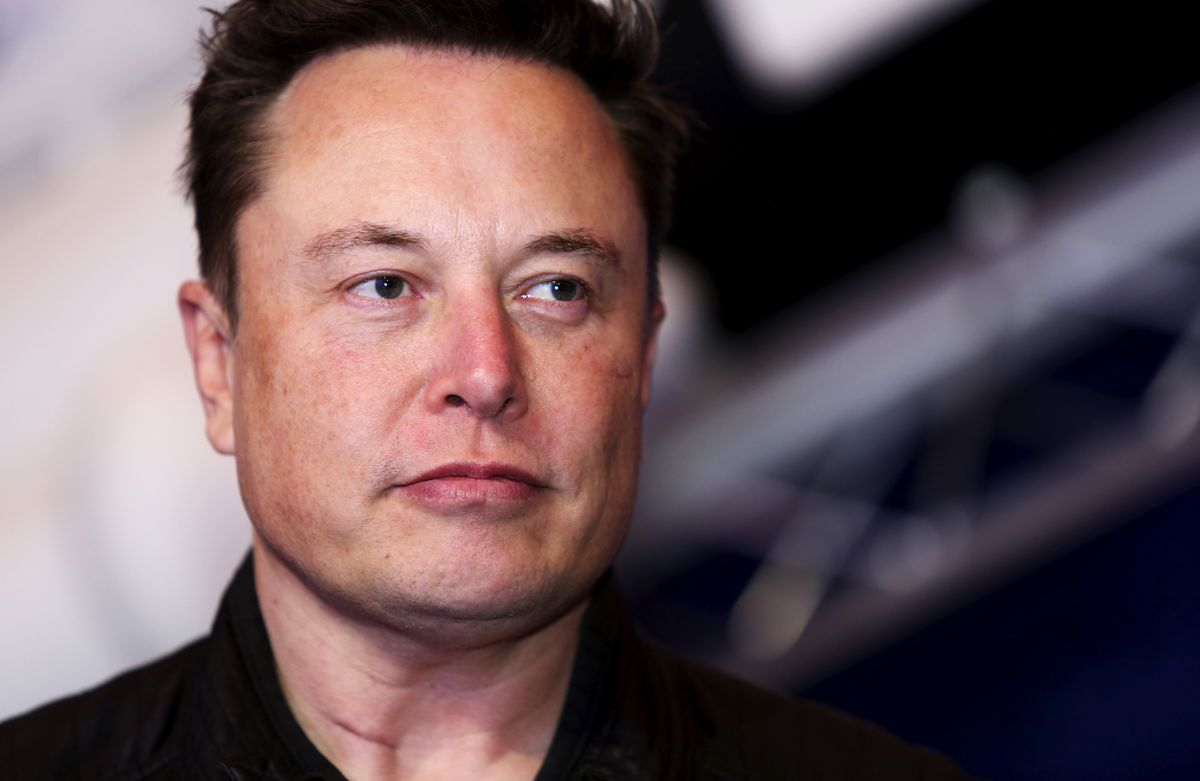
#> input picture trabalho IA/facialRecognition/Elon.jpg, 1200 x 781 px; the run also reads 1 picture not shown here
$ python testandoFR.py
#> lines starting #> are read from the running program, lines starting #| are printed output that depends on the picture; after the words box and inside, x2 and y2 are one past the last pixel; in counts of white or black regions, pixels touching at a corner belong together
import cv2

# Carrega as imagens
imgElon = cv2.imread('Elon.jpg')
#> imgElon is the input picture: shape (781, 1200, 3); mean B, G, R 86.9, 83, 101.5
imgElonTest = cv2.imread('ElonTest.jpg')
imgTony = cv2.imread('Tony.jpg')
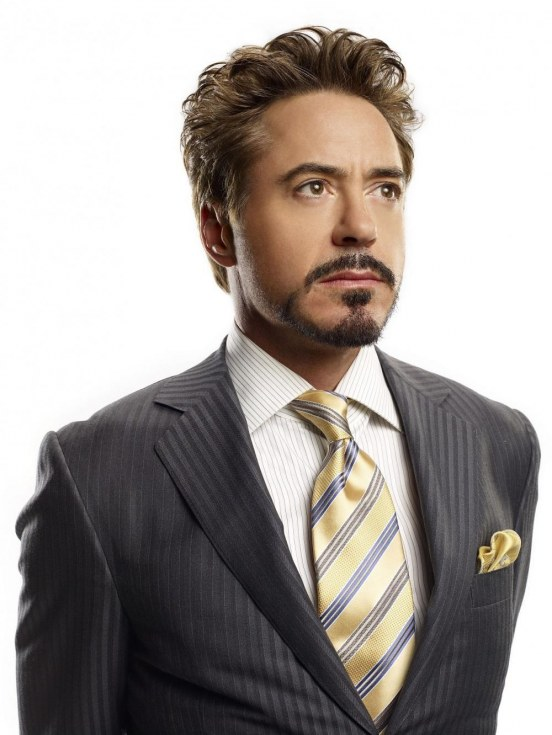
#> input picture trabalho IA/facialRecognition/Tony.jpg, 552 x 735 px
#> imgTony is the input picture: shape (735, 552, 3); mean B, G, R 152.8, 156.5, 163
imgPessoas = cv2.imread('a.jpg')
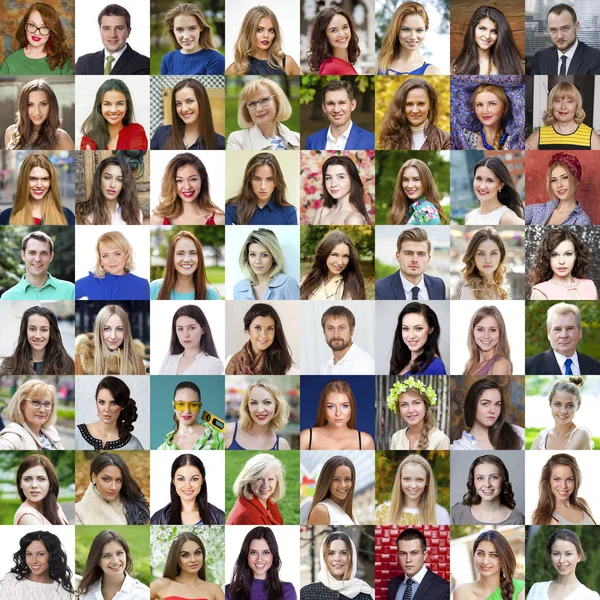
#> input picture trabalho IA/facialRecognition/a.jpg, 600 x 600 px
#> imgPessoas is the input picture: shape (600, 600, 3); mean B, G, R 126.8, 139.7, 151.8

# Converte para escala de cinza (necessário para detecção de rosto com Haar Cascade)
grayElon = cv2.cvtColor(imgElon, cv2.COLOR_BGR2GRAY)
grayElonTest = cv2.cvtColor(imgElonTest, cv2.COLOR_BGR2GRAY)
grayTony = cv2.cvtColor(imgTony, cv2.COLOR_BGR2GRAY)
grayPessoas = cv2.cvtColor(imgPessoas, cv2.COLOR_BGR2GRAY)
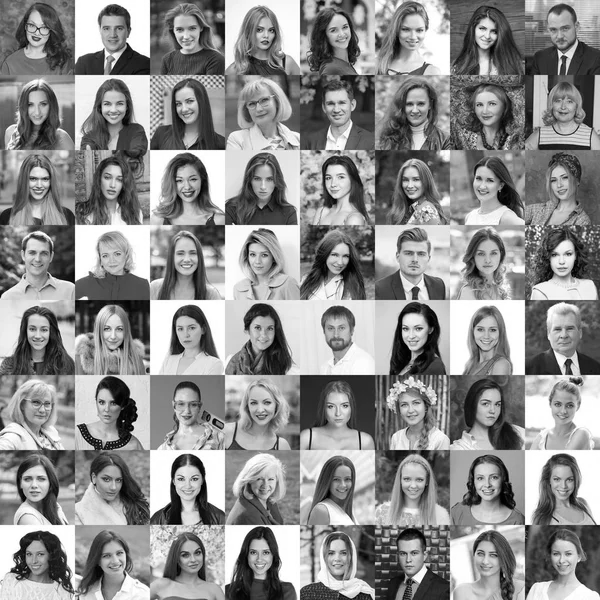
#> grayPessoas: shape (600, 600); min 0, max 255, mean 141.9

# Carrega o classificador de rosto Haar Cascade (pré-treinado do OpenCV)
face_cascade = cv2.CascadeClassifier(cv2.data.haarcascades + 'haarcascade_frontalface_default.xml')

# Detecta rostos nas duas imagens
facesElon = face_cascade.detectMultiScale(grayElon, scaleFactor=1.1, minNeighbors=5)
#> facesElon = [[213, 87, 512, 512]]
facesElonTest = face_cascade.detectMultiScale(grayElonTest, scaleFactor=1.1, minNeighbors=5)
#> facesElonTest = [[251, 120, 305, 305]]
facesTonyy = face_cascade.detectMultiScale(grayTony, scaleFactor=1.1, minNeighbors=5)
#> facesTonyy = [[250, 105, 200, 200]]
facesPessoas = face_cascade.detectMultiScale(grayPessoas, scaleFactor=1.1, minNeighbors=5)
#> facesPessoas = 62 rows, first 6: [96, 16, 34, 34], [252, 21, 27, 27], [324, 18, 31, 31], [472, 19, 30, 30], [170, 90, 33, 33], [319, 90, 34, 34]


# Desenha retângulos ao redor dos rostos detectados
for (x, y, w, h) in facesElon:
    cv2.rectangle(imgElon, (x, y), (x+w, y+h), (255, 0, 0), 2)
#> this loop made 1 pass
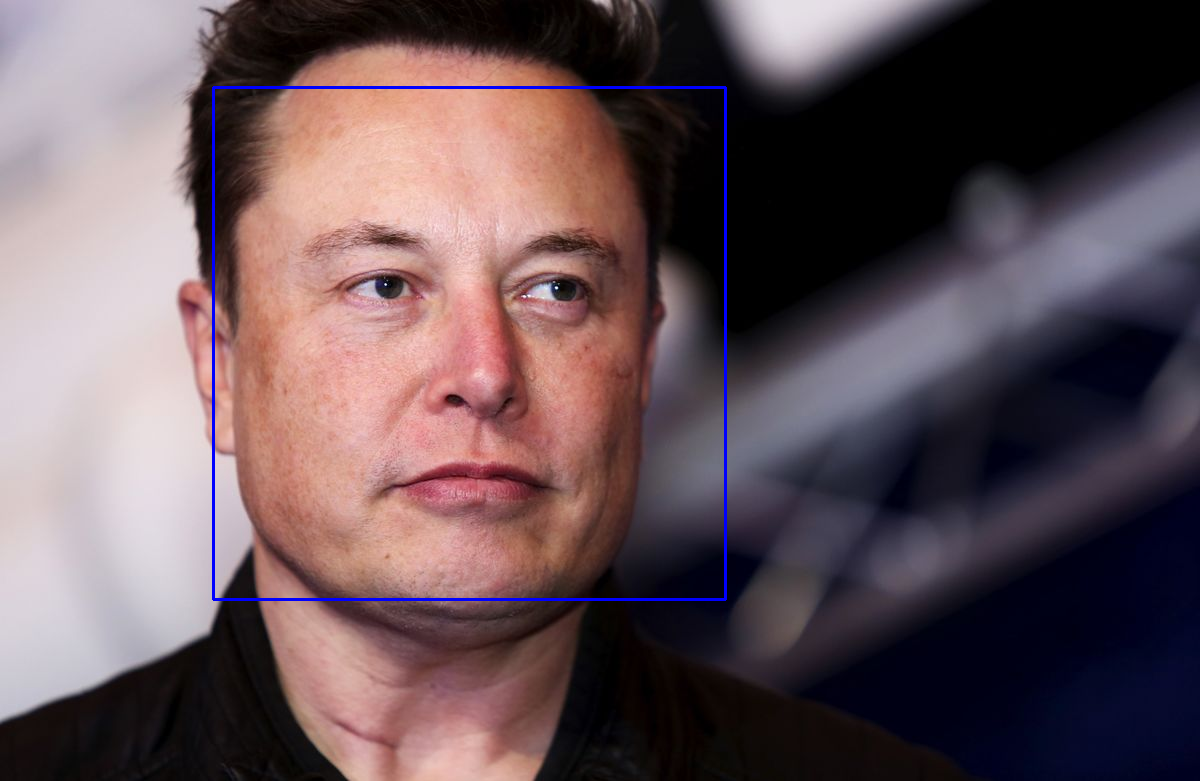
#> imgElon: shape (781, 1200, 3); 0.66% of pixels changed, all inside (x1, y1, x2, y2) = (212, 86, 727, 601)

for (x, y, w, h) in facesElonTest:
    cv2.rectangle(imgElonTest, (x, y), (x+w, y+h), (255, 0, 0), 2)
#> this loop made 1 pass
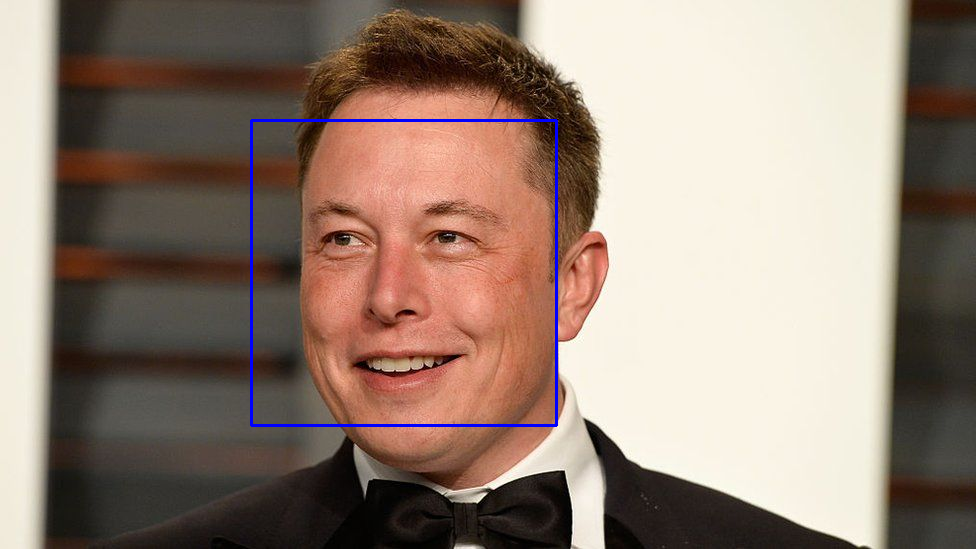
#> imgElonTest: shape (549, 976, 3); mean B, G, R 117.8, 129.8, 148.6

for (x, y, w, h) in facesTonyy:
    cv2.rectangle(imgTony, (x, y), (x+w, y+h), (255, 0, 0), 2)
#> this loop made 1 pass
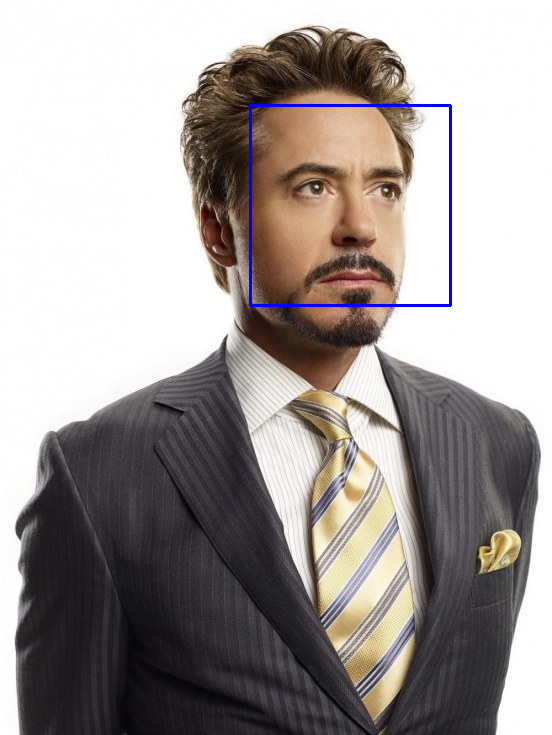
#> imgTony: shape (735, 552, 3); 0.59% of pixels changed, all inside (x1, y1, x2, y2) = (249, 104, 452, 307)

for (x, y, w, h) in facesPessoas:
    cv2.rectangle(imgPessoas, (x, y), (x+w, y+h), (255, 0, 0), 2)
#> this loop made 62 passes
#> (x, y, w, h) on passes 1 to 12: (96, 16, 34, 34), (252, 21, 27, 27), (324, 18, 31, 31), (472, 19, 30, 30), (170, 90, 33, 33), (319, 90, 34, 34), (23, 94, 30, 30), (98, 91, 32, 32), (400, 92, 33, 33), (470, 92, 33, 33), (97, 166, 31, 31), (320, 165, 32, 32)
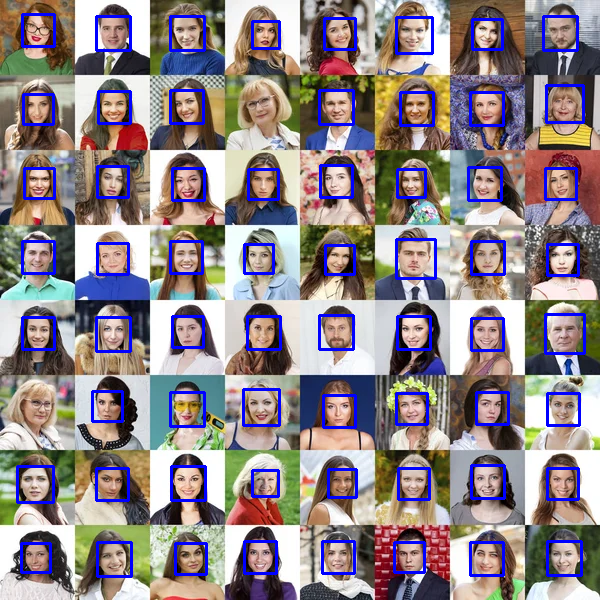
#> imgPessoas: shape (600, 600, 3); 6.58% of pixels changed, all inside (x1, y1, x2, y2) = (16, 13, 586, 578)

# Exibe as imagens com os rostos detectados
cv2.imshow('Elon', imgElon)
cv2.imshow('Elon Test', imgElonTest)
cv2.imshow('Tony',imgTony)
cv2.imshow('Pessoas',imgPessoas)
cv2.waitKey(0)
cv2.destroyAllWindows()
